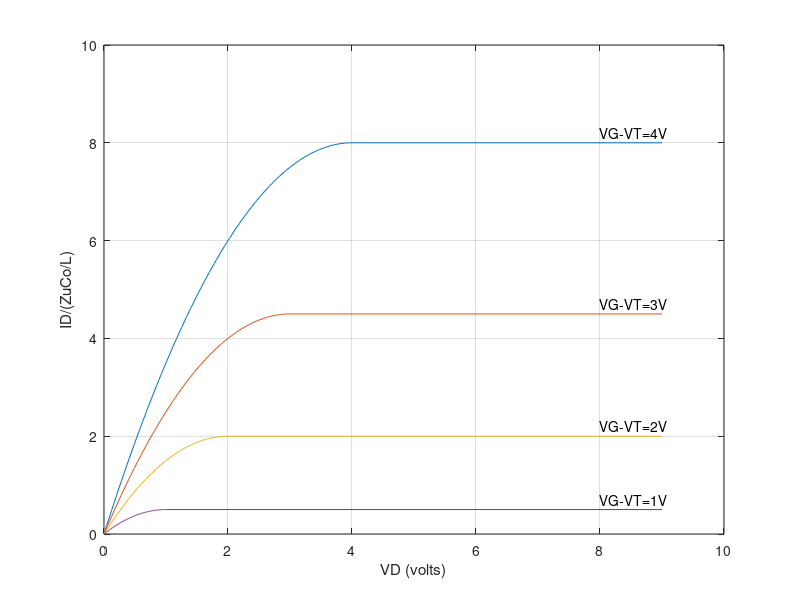

Here is the MATLAB script that generated this plot:
% "Universal" ID-VD Characteristics /// Square-Law Theory

%Initialization
close
clear

%Let VGT = VG - VT;
for VGT=4:-1:1,

     %Primary Computation
     VD=linspace(0,VGT);
     ID=VGT.*VD-VD.*VD./2;
     IDsat=VGT*VGT/2;
     VD=[VD,9];
     ID=[ID,IDsat];

     %Plotting and Labeling
     if VGT==4,
     plot(VD,ID);  grid;
	 axis([0 10 0 10]);
     xlabel('VD (volts)');  ylabel('ID/(ZuCo/L)');
     text(8,IDsat+0.2,'VG-VT=4V');
     hold on
     else,
     plot(VD,ID);
     %The following 'if' labels VG-VT curves < 4
     if VGT==3,
     text(8,IDsat+0.2,'VG-VT=3V');
     elseif VGT==2,
     text(8,IDsat+0.2,'VG-VT=2V');
     else,
     text(8,IDsat+0.2,'VG-VT=1V');
     end
     end
end
hold off
